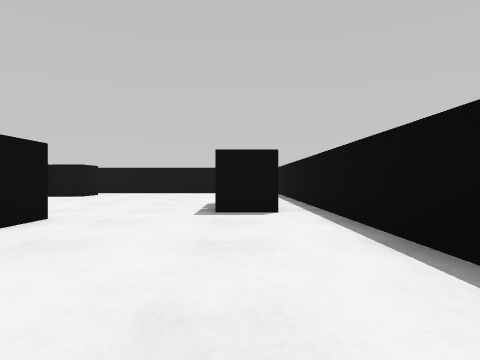
[1] (above)

24 first-person views from a walk through a Webots world. The camera is 0.05 m above the floor, looks level and sees 75° across. The floor is counted in squares, 0.1 m on a side. Each view is taken from the middle of a square. On the plan, view 1 faces up. The plan holds only what a view shows up to about 9 squares ahead; the rest is blank. Robots are left out.

[2]
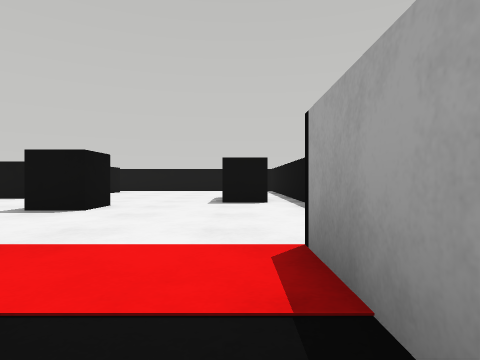

[3]
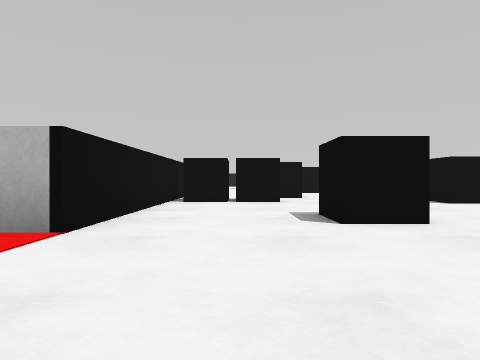

[4]
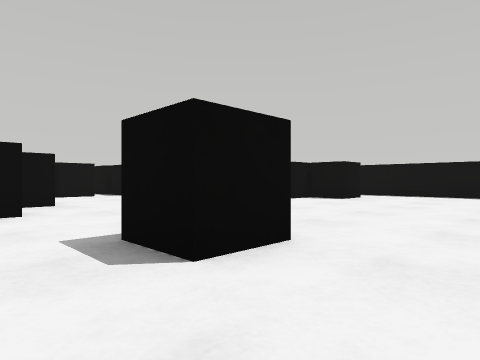

[5]
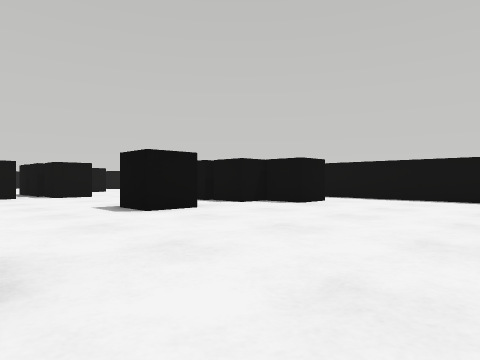

[6]
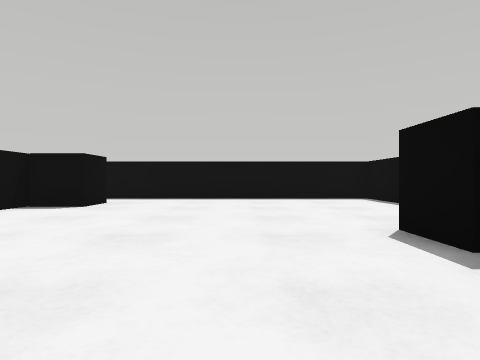

[7]
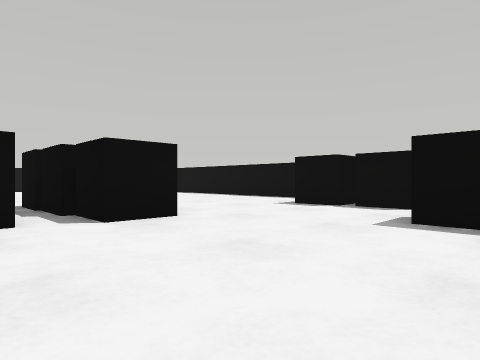

[8]
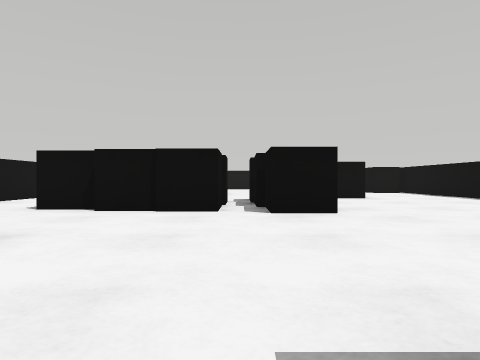

[9]
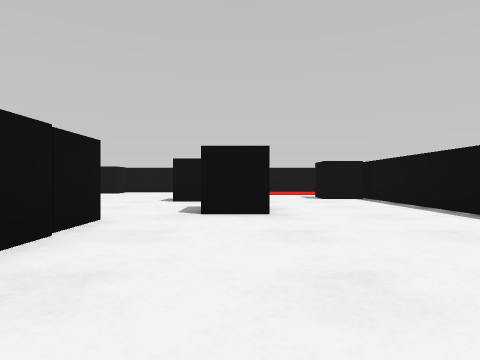

[10]
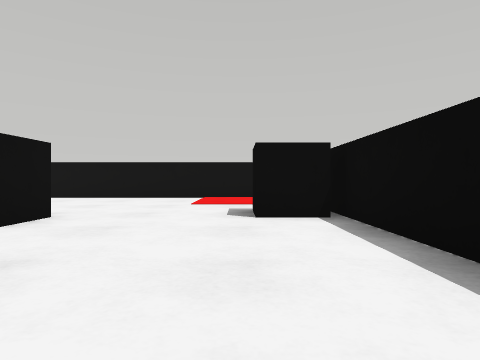

[11]
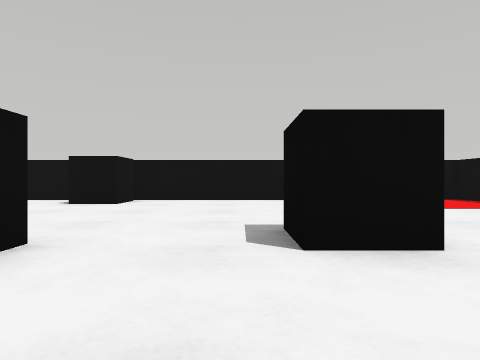

[12]
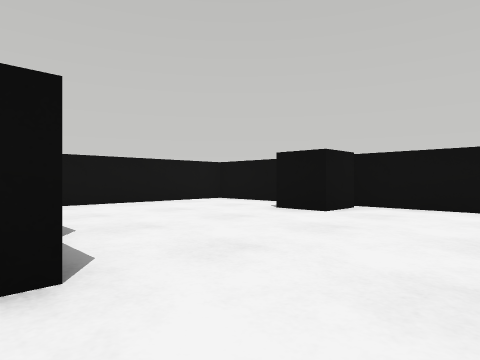

[13]
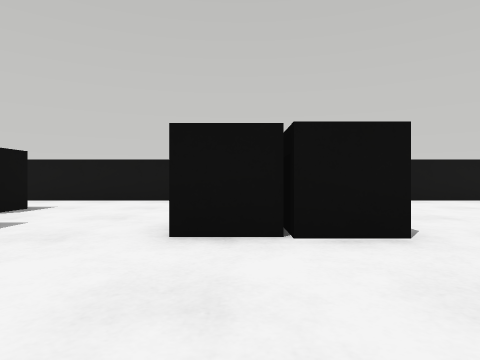

[14]
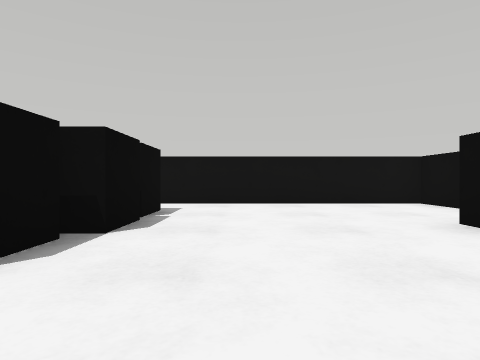

[15]
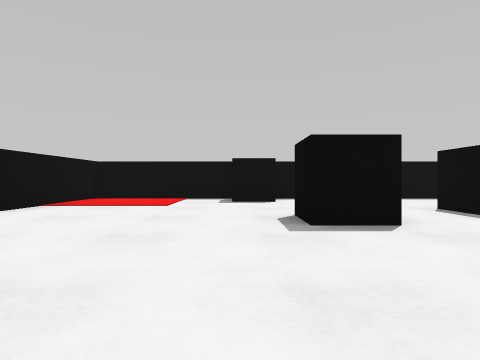

[16]
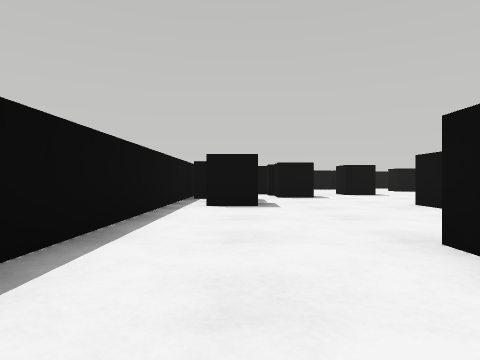

[17]
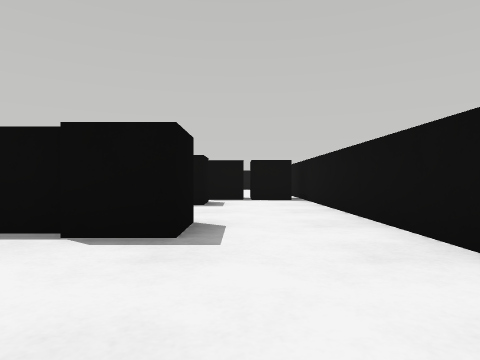

[18]
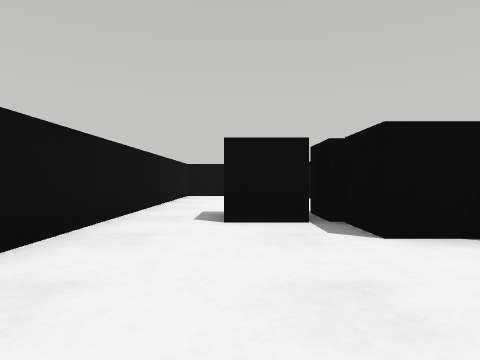

[19]
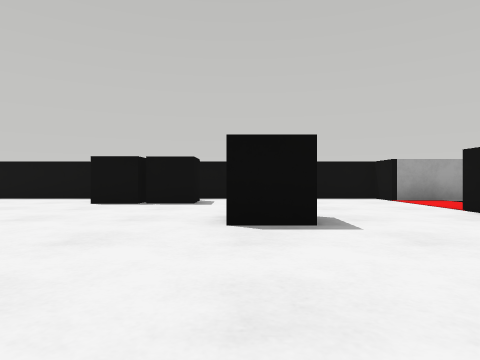

[20]
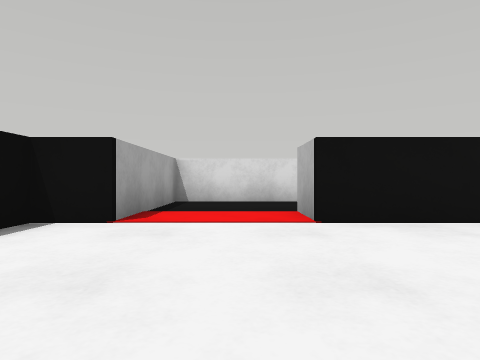

[21]
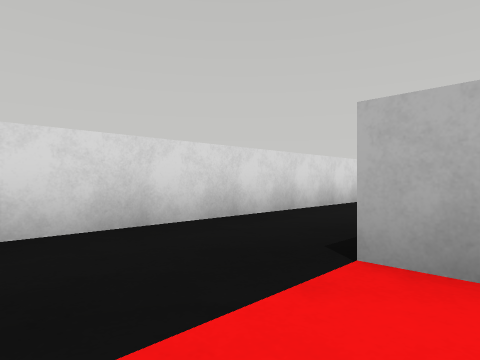

[22]
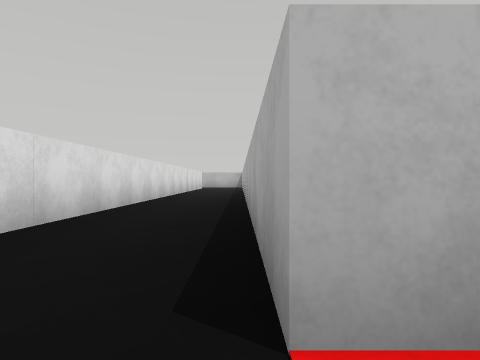

[23]
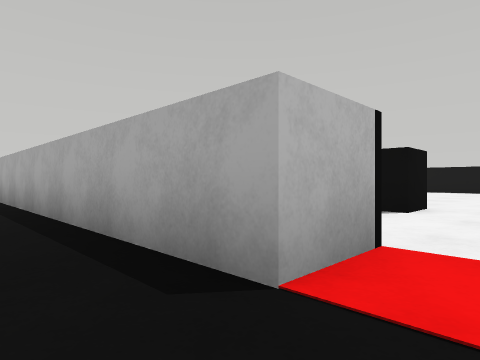

[24]
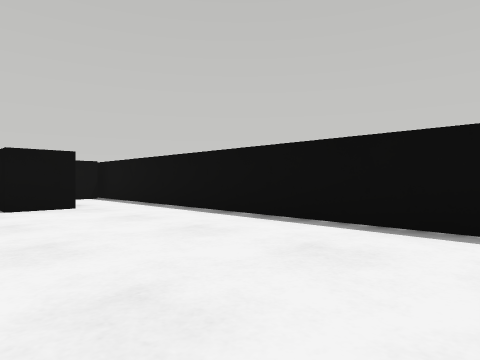

### Floor plan
Points are (right, up) in squares from view 1. A wall is a line through its corners. A room is listed if a view was taken in it or the views show most of it. See-through windows are left out.
Room 1 (views 1, 2, 21, 22, 23)
walls: (-10, -3.2) (0.5, -3.2) (0.5, 0.4); (-1.9, 0.4) (-1.9, -0.9) (-9.8, -0.9)
ways out: opening at (-0.5, -0.5) to room 2
Room 2 (views 3, 4, 5, 6, 7, 8, 9, 10, 11, 12, 13, 14, 15, 16, 17, 18, 19, 20, 24)
walls: (-9.9, 12.4) (-22.8, 12.4) (-22.8, 4.2); (-22.8, 2.8) (-22.8, 0.4) (-1.9, 0.4); (0.5, 0.4) (1.4, 0.4) (1.4, 12.4) (-7.2, 12.4)
ways out: opening at (-0.5, -0.5) to room 1
objects: black box (-22, 4); black box (-19, 11) to (-18, 12); black box (-18, 8) to (-17, 8); black box (-17, 2); black box (-17, 3) to (-17, 4); black box (-17, 5); black box (-16, 3); black box (-16, 4) to (-16, 5); black box (-15, 9); black box (-14, 6) to (-14, 7); black box (-13, 5); black box (-13, 6) to (-13, 7); black box (-12, 3) to (-12, 4); black box (-12, 5) to (-11, 5); black box (-12, 7) to (-11, 7); black box (-11, 4); black box (-11, 11) to (-10, 11); black box (-9, 11) to (-9, 12); black box (-8, 3); black box (-8, 9) to (-7, 10); black box (-8, 11) to (-8, 12); black box (-7, 1) to (-6, 1); black box (-7, 2) to (-6, 3); black box (-6, 7); black box (-6, 9); black box (-6, 10) to (-5, 11); black box (-3, 3) to (-3, 4); black box (0, 5); black box (0, 6) to (0, 7)

Where each view was taken, in squares from view 1:
view 1: 0 up, 0 right, facing up
view 2: 2 down, 0 right, facing up
view 3: 2 up, 1 right, facing left
view 4: 2 up, 1 left, facing up-left
view 5: 4 up, 1 left, facing up-left
view 6: 4 up, 2 left, facing up
view 7: 5 up, 7 left, facing up-left
view 8: 6 up, 6 left, facing left
view 9: 9 up, 10 left, facing left
view 10: 11 up, 14 left, facing left
view 11: 7 up, 15 left, facing left
view 12: 7 up, 17 left, facing down-left
view 13: 8 up, 16 left, facing down
view 14: 7 up, 19 left, facing down
view 15: 4 up, 19 left, facing up
view 16: 11 up, 17 left, facing right
view 17: 2 up, 15 left, facing right
view 18: 2 up, 13 left, facing left
view 19: 4 up, 7 left, facing right
view 20: 4 up, 1 left, facing down
view 21: 0 up, 0 right, facing down-left
view 22: 1 down, 1 left, facing left
view 23: 2 down, 1 left, facing up-left
view 24: 9 up, 1 right, facing up-left
